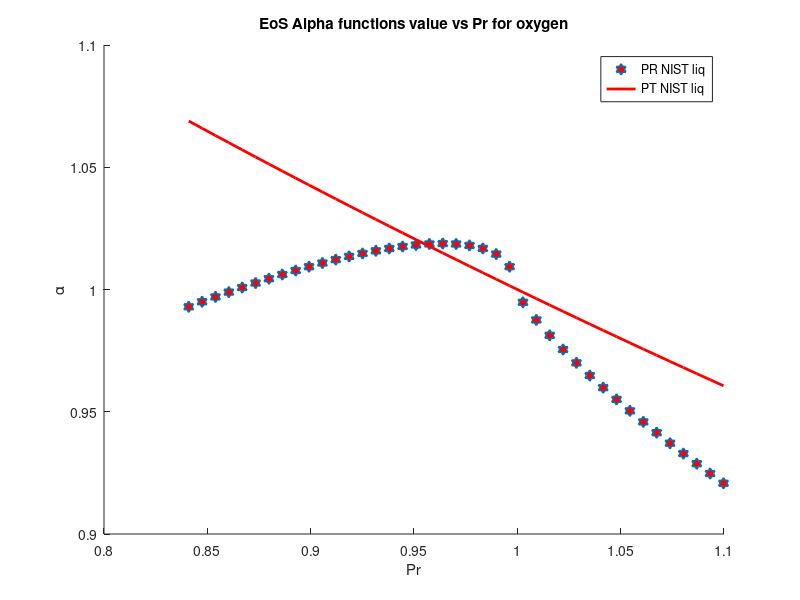

The MATLAB source for this figure:
clear 
clc
load oxygen_sat_data5_5.mat
%alpha PR & SRK for oxygen
omega = 0.022; %Acentric factor
Tc = 154.58; %K
Pc = 5043125.6; %Pa
R = 8.31446 %J/K*mol
Zc = 0.327;
b1 = 0.07780*(R*Tc/Pc);
a1 = 0.45724*(((R^2)*(Tc^2))/Pc);
b2 = 0.08664*(R*Tc/Pc);
a2 = 0.42747*(((R^2)*(Tc^2))/Pc);
omega_c = 1-3*Zc;
omega_b = 0.08446114781;
omega_a = 3*Zc^2+3*(1-2*Zc)*omega_b+omega_b^2+1-3*Zc;
a3 = omega_a*(((R^2)*(Tc^2))/Pc);
b3 = omega_b*(R*Tc/Pc);
c3 = omega_c*(R*Tc/Pc);
T = 130; %k
M = 31.9988/1000; %kg/mol
S1=0.37464+1.54226*omega-0.26992*omega^2;
S2=0.48508+1.55171*omega-0.176*omega^2;
P = 5.0*10^6

for i = 1:1:41
   Pr = P/Pc; 
   Tr = T/Tc;
   Tr_list(i)=Tr;
   Vm_liq(i) = M/rho_liq(i);
%    Vm_vap(i) = M/rho_vap(i);
%    alpha_PT_liq(i) = ((R*T)/(Vm_liq(i)-b3)-P(i))*((Vm_liq(i)^2+b3*Vm_liq(i)+c3*Vm_liq(i)-c3*b3)/a3);
%    alpha_PT_vap(i) = ((R*T)/(Vm_vap(i)-b3)-P(i))*((Vm_vap(i)^2+b3*Vm_vap(i)+c3*Vm_vap(i)-c3*b3)/a3);
   alpha_PR_liq(i) = ((R*T)/(Vm_liq(i)-b1)-P)*((Vm_liq(i)^2+2*b1*Vm_liq(i)-b1^2)/a1)
%    alpha_SRK_liq(i) = ((R*T)/(Vm_liq(i)-b2)-P(i))*((Vm_liq(i)^2+b2*Vm_liq(i))/a2);
%    alpha_PR_vap(i) = ((R*T)/(Vm_vap(i)-b1)-P(i))*((Vm_vap(i)^2+2*b1*Vm_vap(i)-b1^2)/a1);
%    alpha_SRK_vap(i) = ((R*T)/(Vm_vap(i)-b2)-P(i))*((Vm_vap(i)^2+b2*Vm_vap(i))/a2);
   alpha_soave_PR(i) =(1+S1*(1-sqrt(Tr)))^2;
   alpha_soave_SRK(i) =(1+S2*(1-sqrt(Tr)))^2;
   alpha_Gasem(i) = exp((1.943+0.926*Tr)*(1-(Tr)^0.1441));
%    alpha_twu(i) = (Tr)^(0.081043)*exp(0.915696*(1-(Tr)^(2.61622)));
   Temp(i)=T;
   T = T+1;
end
hold on

 plot(Tr_list,alpha_PR_liq,'h','MarkerSize',8,'MarkerFaceColor','r','LineWidth',1.2)
% plot(Tr_list,alpha_PT_liq,'h','MarkerSize',8,'MarkerFaceColor','g','LineWidth',1.2)
% plot(Tr_list,alpha_SRK_vap,'h','MarkerSize',8,'MarkerFaceColor','m','LineWidth',1.2)
%  plot(Tr_list,alpha_PR_vap,'^','MarkerSize',8,'MarkerFaceColor','r','LineWidth',1.2)
% plot(Tr_list,alpha_PT_vap,'^','MarkerSize',8,'MarkerFaceColor','g','LineWidth',1.2)
% plot(Tr_list,alpha_SRK_vap,'^','MarkerSize',8,'MarkerFaceColor','m','LineWidth',1.2)
 plot(Tr_list,alpha_soave_PR,'r','LineWidth',2)
% plot(Tr_list,alpha_soave_SRK,'g','LineWidth',2)
% plot(Tr_list,alpha_Gasem,'b','LineWidth',2)

hold off
legend('PR NIST liq','PT NIST liq','SRK NIST liq','PR NIST vap','PT NIST vap','SRK NIST vapor','Soave PR','Soave SRK','Gasem')
xlabel('Pr')
ylabel('\alpha')
title('EoS Alpha functions value vs Pr for oxygen')
% axis([0.6,1,0.8,2.4])
